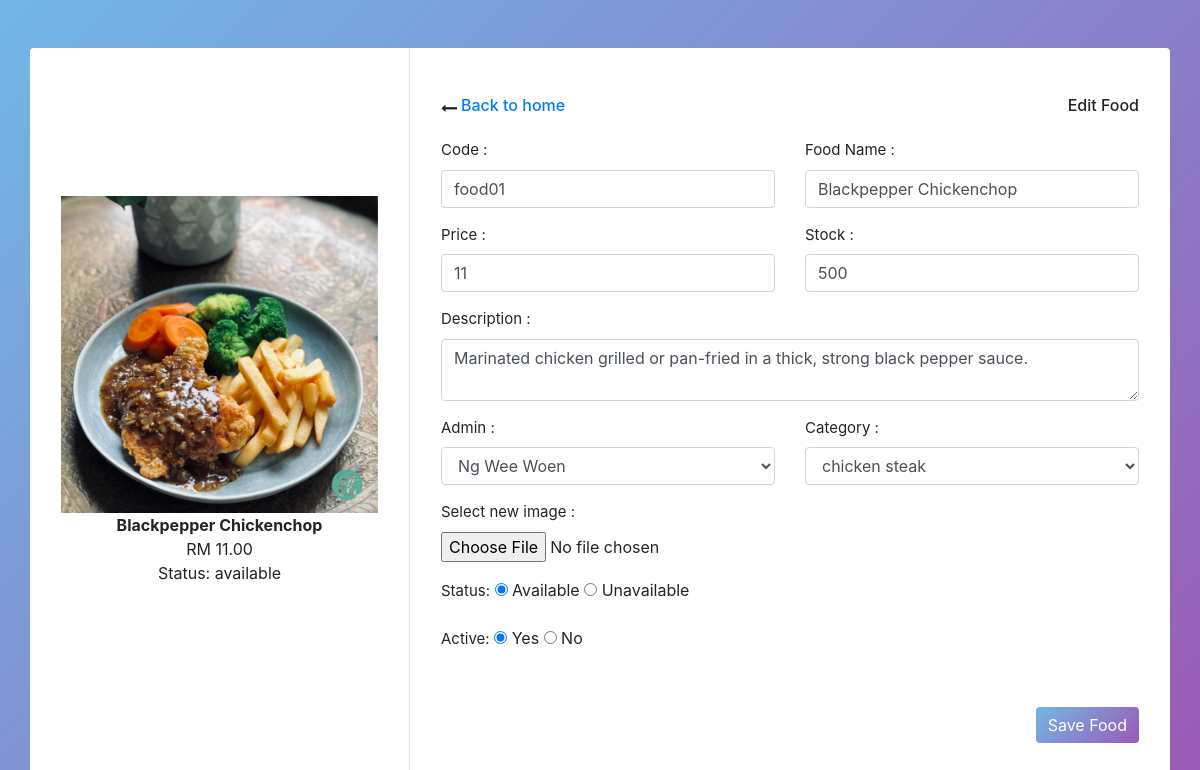
Page /admin/view.php?ID=1 on the committed database.
### tables this page shows
CREATE TABLE `food` (
  `food_id` int(4) UNSIGNED NOT NULL,
  `food_code` varchar(100) NOT NULL,
  `food_name` varchar(100) NOT NULL,
  `food_price` float NOT NULL,
  `food_description` text NOT NULL,
  `food_image` varchar(255) NOT NULL,
  `food_stock` int(4) NOT NULL,
  `food_status` varchar(100) NOT NULL,
  `admin_id` int(4) UNSIGNED NOT NULL,
  `cate_id` int(4) UNSIGNED NOT NULL,
  `active` varchar(10) NOT NULL
);

CREATE TABLE `category` (
  `category_id` int(4) UNSIGNED NOT NULL,
  `cate_code` int(6) NOT NULL,
  `cate_name` varchar(100) NOT NULL
);

### admin/view.php (the view, shortened to what this page needs)
<?php include('config/constants.php')?>
<?php
        if (isset($_GET['ID'])) {
            $ID = $_GET['ID'];
            $sql3 = "SELECT * FROM FOOD WHERE food_id =$ID";
            $res3 = mysqli_query($conn, $sql3);
            $row3 = mysqli_fetch_assoc($res3);
            $code = $row3['food_code'];
            $food_name = $row3['food_name'];
            $price = $row3['food_price'];
            $description = $row3['food_description'];
            $current_image = $row3['food_image'];
            $stock = $row3['food_stock'];
            $status = $row3['food_status'];
            $current_admin = $row3['admin_id'];
            $current_category = $row3['cate_id'];
            $active = $row3['active'];
        }
        else {
            header('location:' . SITEURL . 'admin/food.php');
        }
        ?>
<html>
<head>
<link href='https://stackpath.bootstrapcdn.com/bootstrap/4.4.1/css/bootstrap.min.css' rel='stylesheet'>
<link href='https://cdnjs.cloudflare.com/ajax/libs/font-awesome/4.7.0/css/font-awesome.min.css' rel='stylesheet'>
</head>
<body oncontextmenu='return false' class='snippet-body'>
<form action="view.php" method="POST" enctype="multipart/form-data">
<div class="container rounded bg-white mt-5">
    <div class="row">
        <div class="col-md-4 border-right">
            <div class="d-flex flex-column align-items-center text-center p-3 py-5">
                <?php
                if ($current_image == "")
                {
                    echo "<div class='error'>Image not added.</div>";
                }
                else {
                    ?>
                    <img src="<?php echo SITEURL; ?>Food/<?php echo $current_image; ?>">
                    <?php
                }
                ?>
                <span class="font-weight-bold"><?php echo $food_name; ?></span>
                <span >RM <?php echo number_format($price, 2); ?> </span>
                <span>Status: <?php echo $status; ?></span>
            </div>
        </div>
        <div class="col-md-8">
            <div class="p-3 py-5">
                <div class="d-flex justify-content-between align-items-center mb-3">
                    <div class="d-flex flex-row align-items-center back"><i class="fa fa-long-arrow-left mr-1 mb-1"></i>
                    <h6><a href ="<?php echo SITEURL;?>admin/food.php" >Back to home</a></h6>
                    </div>
                    <h6 class="text-right">Edit Food</h6>
                </div>
                <div class="row mt-2">
                    <div class="col-md-6"><label class="labels">Code :</label><input type="text" name="code" class="form-control" placeholder="code" value="<?php echo $code; ?>"></div>
                    <div class="col-md-6"><label class="labels">Food Name :</label><input type="text" name="food_name" value="<?php echo $food_name; ?>" class="form-control" ></div>
                </div>
                <div class="row mt-3">
                    <div class="col-md-6"><label class="labels">Price :</label><input type="number" name="price" value="<?php echo $price; ?>" min="1" max="120" step=0.1 class="form-control" ></div>
                    <div class="col-md-6"><label class="labels">Stock :</label><input type="text" name="stock" value="<?php echo $stock; ?>" min="0" max="500" class="form-control"></div>
                </div>
                <div class="row mt-3">
                    <div class="col-md-12"><label class="labels">Description :</label> <textarea name="description"  placeholder="Description" class="form-control" ><?php echo $description;?></textarea></div>
                </div>
                <div class="row mt-3">
                    <div class="col-md-6"><label class="labels">Admin :</label>
                    <select name="admin" class="form-control">
                    <?php
                        $sql = "SELECT * FROM ADMIN ";
                        $res = mysqli_query($conn, $sql);
                        $count = mysqli_num_rows($res);
                        if ($count > 0) {
                            while ($row = mysqli_fetch_assoc($res)) {
                                $ID = $row['admin_id'];
                                $name = $row['admin_name'];
                    ?>
                        <option <?php if ($current_admin == $ID) {
                            echo "selected";
                         } ?> value="<?php echo $ID; ?>"> <?php echo $name; ?></option>
                    <?php
                        }
                    } else {
                        echo "<option value='0'>no ADMIN found</option>";
                    }
                    ?>
                </select>
                </div>
                <div class="col-md-6"> <label class="labels">Category :</label>
                <select name="category" class="form-control">
                    <?php
                        $sql2 = "SELECT * FROM CATEGORY ";
                        $res2 = mysqli_query($conn, $sql2);
                        $count = mysqli_num_rows($res2);
                        if ($count > 0) {
                            while ($row2 = mysqli_fetch_assoc($res2)) {
                                $cname = $row2['cate_name'];
                                $ID = $row2['category_id'];
                    ?>
                            <option <?php if ($current_category == $ID) {
                                echo "selected";
                            } ?> value="<?php echo $ID; ?>"><?php echo $cname; ?></option>
                    <?php
                            }
                        } else {
                             echo "<option value='0'>no category found</option>";
                        }
                    ?>
                </select>
                </div>
                </div>
                <div class="row mt-3">
                    <div class="col-md-12"><label class="labels">Select new image :</label><br><input type="file" name="image" ></div>
                </div>
                <div class="row mt-3">
                   <div class="col-md-12"><label class="labels">Status:</label>
                   <input <?php if($status == "available"){echo "checked";} ?> type="radio" name="status" value="available" > Available
                   <input <?php if($status == "unavailable"){echo "checked";} ?> type="radio" name="status" value="unavailable" > Unavailable
                   </div>
                </div>
                <div class="row mt-3">
                    <div class="col-md-12"><label class="labels">Active:</label>
                    <input <?php if($active == "Yes"){echo "checked";} ?> type="radio" name="active" value="Yes" > Yes
                    <input <?php if($active == "No"){echo "checked";} ?> type="radio" name="active" value="No" > No
                    </div>
                </div>
                <div class="mt-5 text-right">
                    <button class="btn btn-primary profile-button" type="submit" name="submit" value="Update Food">Save Food</button></div>
            </div>
        </div>
    </div>
</div>
                    </form>
                                </body>
</html>

### admin/view.php (style rules this page uses)
body { background: linear-gradient(135deg, #71b7e6, #9b59b6); }
.profile-button { background:linear-gradient(135deg, #71b7e6, #9b59b6); box-shadow: none; border: none }
.labels { font-size: 15px }
img { padding-top: 100px; max-width:100%; }

### rows in the picture
food: food_image (picture), food_name "Blackpepper Chickenchop", food_price "11.00", food_status "available", code "food01", price "11", stock "500", description "Marinated chicken grilled or pan-fried in a thick, strong black pepper sauce.", admin "Ng Wee Woen", category "chicken steak", food_status "☑", active "☑"
